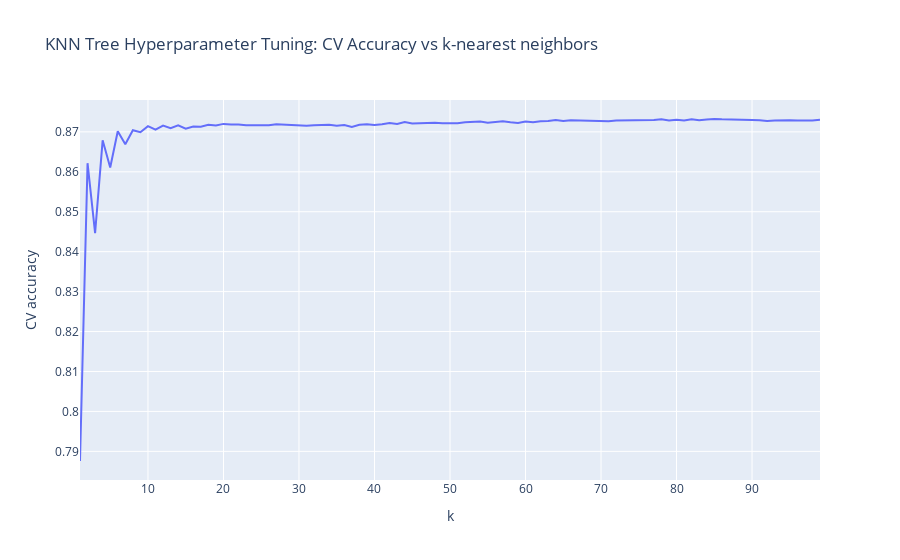

Notebook code for this chart:
### Code cell
gridsearch_output = pd.DataFrame({'CV accuracy': knn_pipe_search.cv_results_['mean_test_score'],
             'k': parameters_values})
fig = px.line(gridsearch_output, x = "k", y = "CV accuracy", title="KNN Tree Hyperparameter Tuning: CV Accuracy vs k-nearest neighbors")
fig.show()

### Figure 1 — Plotly figure (JSON) as saved in the notebook; plotly's stock layout.template omitted (floating-point values rounded to 4 significant figures)
{"data": [{"hovertemplate": "k=%{x}<br>CV accuracy=%{y}<extra></extra>", "legendgroup": "", "line": {"color": "#636efa", "dash": "solid"}, "marker": {"symbol": "circle"}, "mode": "lines", "name": "", "orientation": "v", "showlegend": false, "type": "scatter", "x": [1, 2, 3, 4, 5, 6, 7, 8, 9, 10, 11, 12, 13, 14, 15, 16, 17, 18, 19, 20, 21, 22, 23, 24, 25, 26, 27, 28, 29, 30, 31, 32, 33, 34, 35, 36, 37, 38, 39, 40, 41, 42, 43, 44, 45, 46, 47, 48, 49, 50, 51, 52, 53, 54, 55, 56, 57, 58, 59, 60, 61, 62, 63, 64, 65, 66, 67, 68, 69, 70, 71, 72, 73, 74, 75, 76, 77, 78, 79, 80, 81, 82, 83, 84, 85, 86, 87, 88, 89, 90, 91, 92, 93, 94, 95, 96, 97, 98, 99], "xaxis": "x", "y": [0.7876, 0.8622, 0.8447, 0.8679, 0.8611, 0.8702, 0.8669, 0.8704, 0.8699, 0.8714, 0.8706, 0.8716, 0.8709, 0.8716, 0.8708, 0.8713, 0.8713, 0.8718, 0.8716, 0.872, 0.8718, 0.8719, 0.8716, 0.8716, 0.8715, 0.8716, 0.8719, 0.8718, 0.8717, 0.8717, 0.8715, 0.8716, 0.8717, 0.8718, 0.8716, 0.8717, 0.8712, 0.8718, 0.8719, 0.8717, 0.8719, 0.8722, 0.872, 0.8724, 0.8721, 0.8722, 0.8722, 0.8723, 0.8722, 0.8721, 0.8722, 0.8724, 0.8724, 0.8726, 0.8723, 0.8725, 0.8726, 0.8724, 0.8722, 0.8726, 0.8724, 0.8726, 0.8727, 0.873, 0.8727, 0.8729, 0.8729, 0.8726, 0.8726, 0.8726, 0.8726, 0.8728, 0.8728, 0.8729, 0.8728, 0.8728, 0.873, 0.8731, 0.8729, 0.873, 0.8729, 0.8732, 0.8729, 0.8731, 0.8732, 0.8731, 0.873, 0.8731, 0.873, 0.873, 0.8729, 0.8727, 0.8728, 0.8729, 0.8729, 0.8728, 0.8728, 0.8728, 0.873], "yaxis": "y"}], "layout": {"legend": {"tracegroupgap": 0}, "title": {"text": "KNN Tree Hyperparameter Tuning: CV Accuracy vs k-nearest neighbors"}, "xaxis": {"anchor": "y", "domain": [0, 1], "title": {"text": "k"}}, "yaxis": {"anchor": "x", "domain": [0, 1], "title": {"text": "CV accuracy"}}}}
